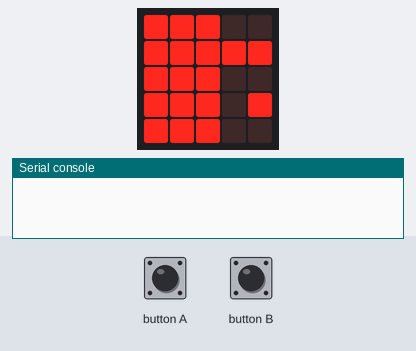
The program below on a simulated BBC micro:bit (MakeCode). Shown: the board's 5×5 LED display, the last lines printed to the serial console. The test bench sets the inputs (shaded band). No radio messages arrive unless stated (any console line starting 'radio sent:' is added by the test bench).

Above: at 1.6 s.
1.7 s: button A pressed for 0.15 s
At 2.5 s:
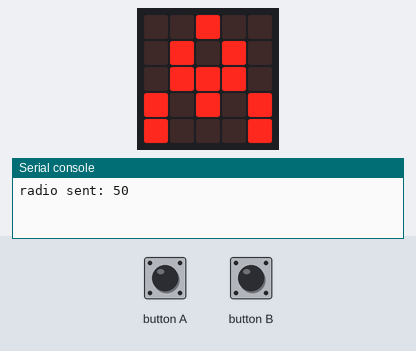
3.3 s: button B pressed for 0.15 s
At 4.9 s:
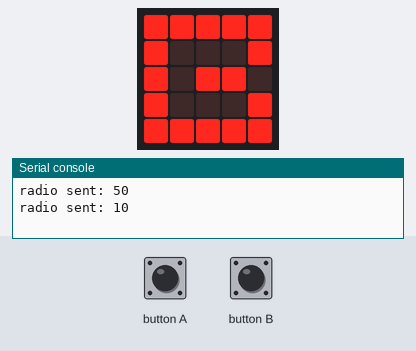
Timing chart, 0 to 6.4 s (numbered marks = the images above; inputs shaded):
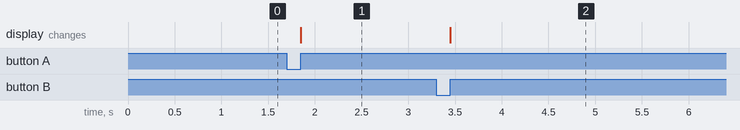

Measured:
- after the input at 1.7 s, the display: changes after 0.15 s (image 1)
- after the input at 3.3 s, the display: changes after 0.15 s (image 2)

The program:

main.ts
```typescript
/**
 * Für nachher, wenn ich die Daten für mehrere Roboter aufteilen muss
 */
input.onButtonPressed(Button.A, function () {
    basic.showLeds(`
        . . # . .
        . # . # .
        . # # # .
        # . # . #
        # . . . #
        `)
    radio.sendNumber(50)
})
serial.onDataReceived(serial.delimiters(Delimiters.NewLine), function () {
    EmpangeneDaten = serial.readLine()
    datenEmpfangen = 1
})
input.onButtonPressed(Button.B, function () {
    basic.showLeds(`
        # # # # #
        # . . . #
        # . # # .
        # . . . #
        # # # # #
        `)
    radio.sendNumber(10)
})
let datenEmpfangen = 0
let EmpangeneDaten = ""
radio.setGroup(1)
serial.setTxBufferSize(50)
serial.setRxBufferSize(50)
serial.setWriteLinePadding(0)
serial.redirect(
SerialPin.P0,
SerialPin.P14,
BaudRate.BaudRate115200
)
basic.showLeds(`
    # # # . .
    # # # # #
    # # # . .
    # # # . #
    # # # . .
    `)
basic.forever(function () {
    if (datenEmpfangen) {
        serial.writeLine(EmpangeneDaten)
        datenEmpfangen = 0
        radio.sendString(EmpangeneDaten)
    }
})
```

test.ts
```typescript
// Hier kann man Tests durchführen; diese Datei wird nicht kompiliert, wenn dieses Paket als Erweiterung verwendet wird.
```
